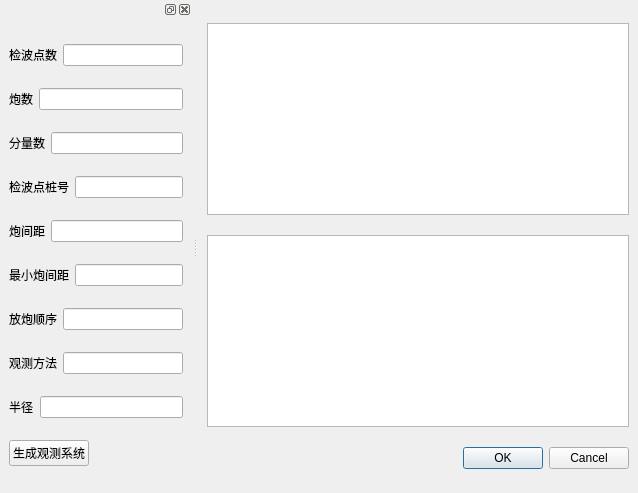
<?xml version="1.0" encoding="UTF-8"?>
<ui version="4.0">
 <class>Observer</class>
 <widget class="QMainWindow" name="Observer">
  <property name="geometry">
   <rect>
    <x>0</x>
    <y>0</y>
    <width>638</width>
    <height>493</height>
   </rect>
  </property>
  <property name="sizePolicy">
   <sizepolicy hsizetype="Fixed" vsizetype="Fixed">
    <horstretch>0</horstretch>
    <verstretch>0</verstretch>
   </sizepolicy>
  </property>
  <property name="windowTitle">
   <string>MainWindow</string>
  </property>
  <widget class="QWidget" name="centralwidget">
   <layout class="QVBoxLayout" name="verticalLayout">
    <item>
     <widget class="QTableView" name="detecttableView">
      <property name="sizePolicy">
       <sizepolicy hsizetype="Preferred" vsizetype="Fixed">
        <horstretch>0</horstretch>
        <verstretch>0</verstretch>
       </sizepolicy>
      </property>
      <property name="maximumSize">
       <size>
        <width>16777215</width>
        <height>192</height>
       </size>
      </property>
     </widget>
    </item>
    <item>
     <widget class="QTableView" name="spottableView">
      <property name="sizePolicy">
       <sizepolicy hsizetype="Preferred" vsizetype="Maximum">
        <horstretch>0</horstretch>
        <verstretch>0</verstretch>
       </sizepolicy>
      </property>
     </widget>
    </item>
    <item>
     <widget class="QDialogButtonBox" name="buttonBox_2">
      <property name="standardButtons">
       <set>QDialogButtonBox::Cancel|QDialogButtonBox::Ok</set>
      </property>
     </widget>
    </item>
   </layout>
  </widget>
  <widget class="QDockWidget" name="obsystem">
   <attribute name="dockWidgetArea">
    <number>1</number>
   </attribute>
   <widget class="QWidget" name="dockWidgetContents">
    <layout class="QVBoxLayout" name="verticalLayout_2">
     <item>
      <layout class="QHBoxLayout" name="horizontalLayout_2">
       <item>
        <widget class="QLabel" name="label">
         <property name="text">
          <string>检波点数</string>
         </property>
        </widget>
       </item>
       <item>
        <widget class="QLineEdit" name="dectectnum"/>
       </item>
      </layout>
     </item>
     <item>
      <layout class="QHBoxLayout" name="horizontalLayout_3">
       <item>
        <widget class="QLabel" name="label_2">
         <property name="text">
          <string>炮数</string>
         </property>
        </widget>
       </item>
       <item>
        <widget class="QLineEdit" name="spotnum"/>
       </item>
      </layout>
     </item>
     <item>
      <layout class="QHBoxLayout" name="horizontalLayout_10">
       <item>
        <widget class="QLabel" name="label_3">
         <property name="text">
          <string>分量数</string>
         </property>
        </widget>
       </item>
       <item>
        <widget class="QLineEdit" name="subnum"/>
       </item>
      </layout>
     </item>
     <item>
      <layout class="QHBoxLayout" name="horizontalLayout_4">
       <item>
        <widget class="QLabel" name="label_4">
         <property name="text">
          <string>检波点桩号</string>
         </property>
        </widget>
       </item>
       <item>
        <widget class="QLineEdit" name="dectectid"/>
       </item>
      </layout>
     </item>
     <item>
      <layout class="QHBoxLayout" name="horizontalLayout_5">
       <item>
        <widget class="QLabel" name="label_5">
         <property name="text">
          <string>炮间距</string>
         </property>
        </widget>
       </item>
       <item>
        <widget class="QLineEdit" name="spotdis"/>
       </item>
      </layout>
     </item>
     <item>
      <layout class="QHBoxLayout" name="horizontalLayout_7">
       <item>
        <widget class="QLabel" name="label_7">
         <property name="text">
          <string>最小炮间距</string>
         </property>
        </widget>
       </item>
       <item>
        <widget class="QLineEdit" name="minspotdis"/>
       </item>
      </layout>
     </item>
     <item>
      <layout class="QHBoxLayout" name="horizontalLayout_8">
       <item>
        <widget class="QLabel" name="label_8">
         <property name="text">
          <string>放炮顺序</string>
         </property>
        </widget>
       </item>
       <item>
        <widget class="QLineEdit" name="spotorder"/>
       </item>
      </layout>
     </item>
     <item>
      <layout class="QHBoxLayout" name="horizontalLayout_6">
       <item>
        <widget class="QLabel" name="label_6">
         <property name="text">
          <string>观测方法</string>
         </property>
        </widget>
       </item>
       <item>
        <widget class="QLineEdit" name="obserorder"/>
       </item>
      </layout>
     </item>
     <item>
      <layout class="QHBoxLayout" name="horizontalLayout_9">
       <item>
        <widget class="QLabel" name="label_9">
         <property name="text">
          <string>半径</string>
         </property>
        </widget>
       </item>
       <item>
        <widget class="QLineEdit" name="radius"/>
       </item>
      </layout>
     </item>
     <item>
      <widget class="QPushButton" name="saveButton">
       <property name="sizePolicy">
        <sizepolicy hsizetype="Fixed" vsizetype="Fixed">
         <horstretch>0</horstretch>
         <verstretch>0</verstretch>
        </sizepolicy>
       </property>
       <property name="text">
        <string>生成观测系统</string>
       </property>
      </widget>
     </item>
    </layout>
    <zorder>layoutWidget</zorder>
    <zorder>layoutWidget_2</zorder>
    <zorder>subnum</zorder>
    <zorder>layoutWidget_4</zorder>
    <zorder>layoutWidget_7</zorder>
    <zorder>layoutWidget_9</zorder>
    <zorder>layoutWidget_6</zorder>
    <zorder>layoutWidget_3</zorder>
    <zorder>layoutWidget_8</zorder>
    <zorder>layoutWidget_5</zorder>
    <zorder>saveButton</zorder>
   </widget>
  </widget>
 </widget>
 <resources/>
 <connections/>
</ui>
